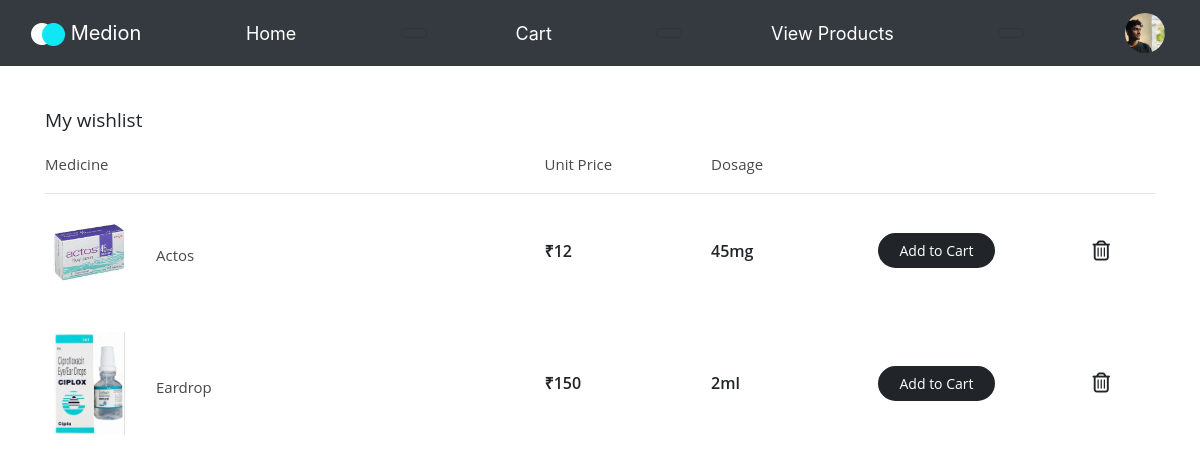
Screenshot of /ecommapp/wishlist_view/ (signed in) with the database file from the repository.
### ecommapp/models.py (models this page shows, shortened)
class wishlist(models.Model):
    user_id = models.IntegerField()
    prod_id = models.IntegerField()
    man_name1 = models.CharField(max_length=30)
    med_name1 = models.CharField(max_length=30)
    dosage1 = models.CharField(max_length=30)
    type1 = models.CharField(max_length=30)
    qty1 = models.IntegerField()
    price1 = models.IntegerField()
    mtf1 = models.CharField(max_length=30)
    med_pic1 = models.FileField()

### ecommapp/views.py (the view)
# urls.py: path('wishlist_view/',wishlist_view),
def wishlist_view(request):
    id2 = request.session['user_id']
    b = reg_buyer.objects.get(id=id2)
    img = str(b.buyer_img).split('/')[-1]
    print(id2)
    a = wishlist.objects.all()
    id = []
    prod_id = []
    man_name = []
    med_name = []
    dosage = []
    type = []
    price = []
    qty = []
    mtf = []
    med_pic = []
    abc=[]
    for i in a:
        abc.append(i.user_id)
        prodid1 = i.prod_id
        prod_id.append(prodid1)
        id1 = i.id
        id.append(id1)
        man_name1 = i.man_name1
        man_name.append(man_name1)
        med_name1 = i.med_name1
        med_name.append(med_name1)
        dosage1 = i.dosage1
        dosage.append(dosage1)
        type1 = i.type1
        type.append(type1)
        price1 = i.price1
        price.append(price1)
        qty1 = i.qty1
        qty.append(qty1)
        mtf1 = i.mtf1
        mtf.append(mtf1)
        med_pic1 = str(i.med_pic1).split('/')[-1]
        med_pic.append(med_pic1)
    mylist=list(zip(abc,prod_id,id,man_name,med_name,dosage,type,price,mtf,med_pic,qty))
    return render(request,'wishlist_view.html',{'data':mylist,'id':id2,'img':img})

### ecommapp/templates/wishlist_view.html (shortened to what this page needs)
<!DOCTYPE html>
{%load static %}
<html lang="en">
<head>
<link rel="stylesheet" href="//cdn.jsdelivr.net/npm/alertifyjs@1.13.1/build/css/alertify.min.css"/>
<link rel="stylesheet" href="//cdn.jsdelivr.net/npm/alertifyjs@1.13.1/build/css/themes/default.min.css"/>
</head>
<body>
  <link href="//maxcdn.bootstrapcdn.com/bootstrap/4.1.1/css/bootstrap.min.css" rel="stylesheet" id="bootstrap-css">
  <nav class="navbar navbar-light bg-dark" >
    <div class="container-fluid" >
        <a class="navbar-brand" href="index.html" style="color: white;">
            <img src="{% static 'images/logo.png' %}" alt="">
            <span>
              Medion
            </span>
          </a>
		<a class="navbar-brand" href="http://127.0.0.1:8000/ecommapp/buyer_index" style="font-size:18px; color: white; float:left;">Home</a>
  <button class="navbar-toggler" type="button" data-toggle="collapse" data-target="#navbarSupportedContent" aria-controls="navbarSupportedContent" aria-expanded="false" aria-label="Toggle navigation" >
  </button>
		<a class="navbar-brand" href="http://127.0.0.1:8000/ecommapp/cart_view" style="font-size:18px; color: white; float:left;">Cart</a>
  <button class="navbar-toggler" type="button" data-toggle="collapse" data-target="#navbarSupportedContent" aria-controls="navbarSupportedContent" aria-expanded="false" aria-label="Toggle navigation" >
  </button>
		<a class="navbar-brand" href="http://127.0.0.1:8000/ecommapp/buyer_product_view" style="font-size:18px; color: white; float:left;">View Products</a>
  <button class="navbar-toggler" type="button" data-toggle="collapse" data-target="#navbarSupportedContent" aria-controls="navbarSupportedContent" aria-expanded="false" aria-label="Toggle navigation" >
  </button>
		<a class="navbar-brand" href="http://127.0.0.1:8000/ecommapp/edit_buyer_profile" style="font-size:18px; color: white; float:left;"><img src="/static/images/{{img}}" width="40" height="40" class="rounded-circle" style="margin-left:30%;"></a>
    </div>
</nav>
	<div class="cart-wrap">
		<div class="container">
	        <div class="row">
			    <div class="col-md-12">
			        <div class="main-heading mb-10">My wishlist</div>
			        <div class="table-wishlist">
				        <table cellpadding="0" cellspacing="0" border="0" width="100%">
				        	<thead>
					        	<tr>
					        		<th width="45%">Medicine</th>
					        		<th width="15%">Unit Price</th>
									<th width="15%">Dosage</th>
					        		<th width="15%"></th>
					        		<th width="15%"></th>
					        	</tr>
					        </thead>
					        <tbody>
							{% for a,b,i,j,k,l,m,n,o,p,q in data %}
                                 {% if a == id %}
					        	<tr>
									<td width="45%">
					        			<div class="display-flex align-center">
		                                    <div class="img-product">
		                                        <img src="/static/images/{{p}}" alt="" class="mCS_img_loaded">
		                                    </div>
		                                    <div class="name-product">
		                                        {{k}}
		                                    </div>
	                                    </div>
	                                </td>
					        		<td width="15%" class="price">₹{{n}}</td>
									<td width="15%" class="price">{{l}}</td>
					        		<td width="15%"><a href="http://127.0.0.1:8000/ecommapp/cart/{{b}}"><button class="round-black-btn small-btn">Add to Cart</button></a></td>
					        		<td width="15%" class="text-center"><a href="http://127.0.0.1:8000/ecommapp/del_wish/{{i}}" class="trash-icon" style="margin-left:3%;"><i class="far fa-trash-alt" ></i></a></td>
					        	</tr>
                          {% endif %}
							{% endfor %}
				        	</tbody>
				        </table>
				    </div>
			    </div>
			</div>
		</div>
	</div>
</body>
</html>

### ecommapp/templates/wishlist_view.html (style rules this page uses)
.cart-wrap { padding: 40px 0; font-family: 'Open Sans', sans-serif; }
.main-heading { font-size: 19px; margin-bottom: 20px; }
.table-wishlist table { width: 100%; }
.table-wishlist thead { border-bottom: 1px solid #e5e5e5; margin-bottom: 5px; }
.table-wishlist thead tr th { padding: 8px 0 18px; color: #484848; font-size: 15px; font-weight: 400; }
.table-wishlist tr td { padding: 25px 0; vertical-align: middle; }
.table-wishlist tr td .img-product { width: 72px; float: left; margin-left: 8px; margin-right: 31px; line-height: 63px; }
.table-wishlist tr td .img-product img { width: 100%; }
.table-wishlist tr td .name-product { font-size: 15px; color: #484848; padding-top: 8px; line-height: 24px; width: 50%; }
.table-wishlist tr td.price { font-weight: 600; }
.display-flex { display: flex; }
.align-center { align-items: center; }
.round-black-btn { border-radius: 25px; background: #212529; color: #fff; padding: 5px 20px; display: inline-block; border: solid 2px #212529; transition: all 0.5s ease-in-out 0s; cursor: pointer; font-size: 14px; }
.mb-10 { margin-bottom: 10px !important; }
.trash-icon { font-size: 20px; color: #212529; }

### rows the page displays
wishlist: data "Actos", data "45mg"
wishlist: data "Eardrop", data "2ml"

### other values shown
{{ n }} "12" "150"
